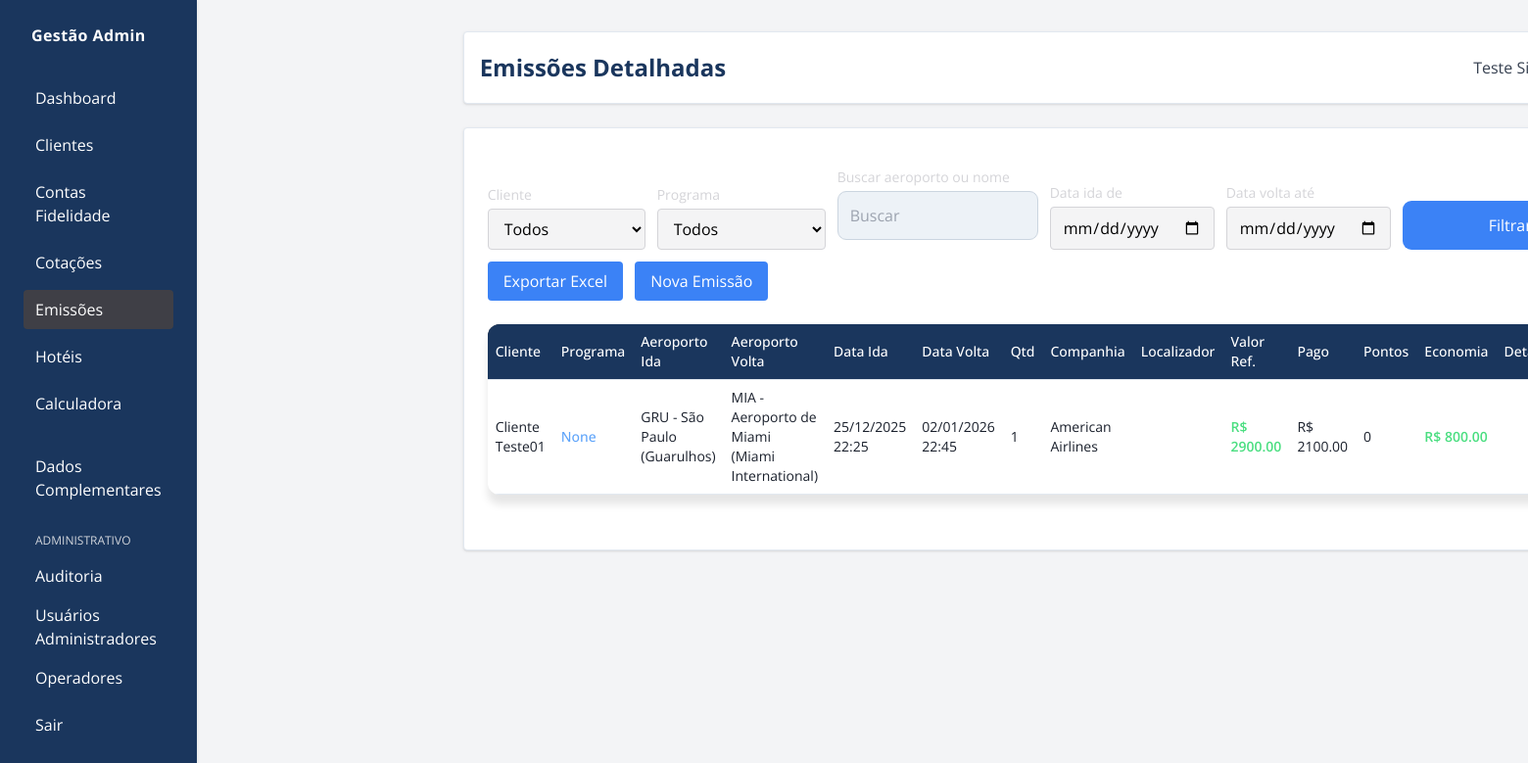
The app's page /adm/emissoes/ (signed in) with its own data.
### gestao/models/emissao_passagem.py (models this page shows, shortened)
class EmissaoPassagem(models.Model):
    cliente = models.ForeignKey(Cliente, on_delete=models.CASCADE)
    programa = models.ForeignKey(
        ProgramaFidelidade, on_delete=models.CASCADE, null=True, blank=True
    )
    companhia_aerea = models.ForeignKey(
        CompanhiaAerea,
        on_delete=models.SET_NULL,
        null=True,
        blank=True,
        related_name='emissoes'
    )
    aeroporto_partida = models.ForeignKey(
        Aeroporto,
        on_delete=models.CASCADE,
        related_name="partidas",
        null=True,
        blank=True,
    )
    aeroporto_destino = models.ForeignKey(
        Aeroporto,
        on_delete=models.CASCADE,
        related_name="destinos",
        null=True,
        blank=True,
    )
    data_ida = models.DateTimeField()
    data_volta = models.DateTimeField(null=True, blank=True)
    qtd_passageiros = models.PositiveIntegerField(default=0)
    qtd_adultos = models.PositiveIntegerField(default=0)
    qtd_criancas = models.PositiveIntegerField(default=0)
    qtd_bebes = models.PositiveIntegerField(default=0)
    localizador = models.CharField(max_length=100, blank=True)
    valor_referencia = models.DecimalField(max_digits=10, decimal_places=2)
    valor_pago = models.DecimalField(max_digits=10, decimal_places=2)
    pontos_utilizados = models.IntegerField(null=True, blank=True)
    valor_referencia_pontos = models.DecimalField(
        max_digits=10, decimal_places=2, null=True, blank=True
    )
    economia_obtida = models.DecimalField(
        max_digits=10, decimal_places=2, null=True, blank=True
    )
    detalhes = models.TextField(blank=True)

### gestao/models/cliente.py (models this page shows, shortened)
class Cliente(models.Model):
    usuario = models.OneToOneField(
        User, on_delete=models.CASCADE, related_name="cliente_gestao"
    )
    empresa = models.ForeignKey(
        "gestao.Empresa",
        on_delete=models.CASCADE,
        related_name="pessoas",
        null=True,
        blank=True,
    )
    telefone = models.CharField(max_length=20, blank=True)
    data_nascimento = models.DateField(null=True, blank=True)
    cpf = models.CharField(max_length=11, unique=True)
    PERFIS = (
        ("admin", "Administrador"),
        ("operador", "Operador"),
        ("cliente", "Cliente"),
    )
    perfil = models.CharField(max_length=10, choices=PERFIS, default="cliente")
    observacoes = models.TextField(blank=True)
    ativo = models.BooleanField(default=True)
    criado_por = models.ForeignKey(
        User, on_delete=models.CASCADE, related_name="usuarios_criados",
        null=True, blank=True
    )

### gestao/models/aeroporto.py (models this page shows)
class Aeroporto(models.Model):
    nome = models.CharField(max_length=200)
    sigla = models.CharField(max_length=10)
    cidade = models.CharField(max_length=200)
    estado = models.CharField(max_length=100)
    class Meta:
        ordering = ["sigla"]
    def __str__(self):
        return f"{self.sigla} - {self.nome}"

### gestao/models/companhia_aerea.py (models this page shows)
class CompanhiaAerea(models.Model):
    nome = models.CharField("Nome", max_length=100, unique=True)
    site_url = models.URLField("Link para consulta de reserva", blank=True, null=True)
    class Meta:
        verbose_name = "Companhia Aérea"
        verbose_name_plural = "Companhias Aéreas"
        ordering = ["nome"]
    def __str__(self):
        return self.nome

### gestao/views/emissoes.py (the view, shortened to what this page needs)
@login_required
def admin_emissoes(request):
    if permission_denied := require_admin_or_operator(request):
        return permission_denied
    programa_id = request.GET.get("programa")
    cliente_id = request.GET.get("cliente")
    q = request.GET.get("q")
    data_ini = request.GET.get("data_ini")
    data_fim = request.GET.get("data_fim")
    emissoes = EmissaoPassagem.objects.filter(
        cliente__perfil="cliente", cliente__ativo=True
    ).select_related(
        "cliente", "programa", "aeroporto_partida", "aeroporto_destino"
    )
    if programa_id:
        emissoes = emissoes.filter(programa_id=programa_id)
    if cliente_id:
        emissoes = emissoes.filter(cliente_id=cliente_id)
    if data_ini:
        emissoes = emissoes.filter(data_ida__gte=data_ini)
    if data_fim:
        emissoes = emissoes.filter(data_volta__lte=data_fim)
    programas = ProgramaFidelidade.objects.all()
    clientes = Cliente.objects.filter(perfil="cliente", ativo=True).select_related("usuario")
    return render(
        request,
        "admin_custom/emissoes.html",
        {
            "emissoes": emissoes,
            "programas": programas,
            "clientes": clientes,
            "params": request.GET,
        },
    )

### gestao/views/permissions.py (called while the page is built)
def require_admin_or_operator(request):
    if request.user.is_superuser:
        return render(request, "sem_permissao.html")
    perfil = getattr(getattr(request.user, "cliente_gestao", None), "perfil", "")
    if perfil not in ["admin", "operador"]:
        return render(request, "sem_permissao.html")
    return None

### gestao/templates/admin_custom/emissoes.html (shortened to what this page needs)
{% extends "admin_custom/base_admin.html" %}
{% block header_title %}Emissões Detalhadas{% endblock %}
{% block menu_emissoes %}bg-zinc-700 text-white{% endblock %}
{% block content %}
<form method="get" class="flex flex-wrap gap-3 items-end mb-6">
    <div>
        <label class="text-sm text-zinc-300 block mb-1">Cliente</label>
        <select name="cliente" class="bg-zinc-100 border border-zinc-300 rounded px-3 py-2">
            <option value="">Todos</option>
        </select>
    </div>
    <div>
        <label class="text-sm text-zinc-300 block mb-1">Programa</label>
        <select name="programa" class="bg-zinc-100 border border-zinc-300 rounded px-3 py-2">
            <option value="">Todos</option>
        </select>
    </div>
    <div>
        <label class="text-sm text-zinc-300 block mb-1">Buscar aeroporto ou nome</label>
        <input type="text" name="q" value="{{ params.q|default_if_none:'' }}" placeholder="Buscar" class="bg-zinc-100 border border-zinc-300 rounded px-3 py-2" />
    </div>
    <div>
        <label class="text-sm text-zinc-300 block mb-1">Data ida de</label>
        <input type="date" name="data_ini" value="{{ params.data_ini|default_if_none:'' }}" class="bg-zinc-100 border border-zinc-300 rounded px-3 py-2" />
    </div>
    <div>
        <label class="text-sm text-zinc-300 block mb-1">Data volta até</label>
        <input type="date" name="data_fim" value="{{ params.data_fim|default_if_none:'' }}" class="bg-zinc-100 border border-zinc-300 rounded px-3 py-2" />
    </div>
    <button class="bg-blue-500 hover:bg-blue-600 text-white px-4 py-2 flex-1 min-w-[120px] max-w-[220px] h-[50px]">Filtrar</button>
    <a href="?export=excel{% if params.q %}&q={{ params.q }}{% endif %}" class="bg-blue-500 hover:bg-blue-600 text-white px-4 py-2 rounded">Exportar Excel</a>
    <a href="{% url 'admin_nova_emissao' %}" class="bg-blue-500 hover:bg-blue-600 text-white px-4 py-2 rounded">Nova Emissão</a>
</form>
    <table class="min-w-full text-sm">
        <thead class="bg-zinc-700 text-zinc-200">
            <tr>
                <th class="p-2 text-left font-medium">Cliente</th>
                <th class="p-2 text-left font-medium">Programa</th>
                <th class="p-2 text-left font-medium">Aeroporto Ida</th>
                <th class="p-2 text-left font-medium">Aeroporto Volta</th>
                <th class="p-2 text-left font-medium">Data Ida</th>
                <th class="p-2 text-left font-medium">Data Volta</th>
                <th class="p-2 text-left font-medium">Qtd</th>
                <th class="p-2 text-left font-medium">Companhia</th>
                <th class="p-2 text-left font-medium">Localizador</th>
                <th class="p-2 text-left font-medium">Valor Ref.</th>
                <th class="p-2 text-left font-medium">Pago</th>
                <th class="p-2 text-left font-medium">Pontos</th>
                <th class="p-2 text-left font-medium">Economia</th>
                <th class="p-2 text-left font-medium">Detalhes</th>
            </tr>
        </thead>
        <tbody>
            {% for e in emissoes %}
            <tr class="border-b border-zinc-700">
                <td class="p-2">{{ e.cliente.usuario.get_full_name|default:e.cliente.usuario.username }}</td>
                <td class="p-2 text-blue-400 font-medium">{{ e.programa }}</td>
                <td class="p-2">{{ e.aeroporto_partida }}</td>
                <td class="p-2">{{ e.aeroporto_destino }}</td>
                <td class="p-2">{{ e.data_ida|date:"d/m/Y H:i" }}</td>
                <td class="p-2">{{ e.data_volta|date:"d/m/Y H:i" }}</td>
                <td class="p-2">{{ e.qtd_passageiros }}</td>
                <td class="p-2">{{ e.companhia_aerea }}</td>
                <td class="p-2">{{ e.localizador }}</td>
                <td class="p-2 text-green-400 font-semibold">R$ {{ e.valor_referencia|floatformat:2 }}</td>
                <td class="p-2">R$ {{ e.valor_pago|floatformat:2 }}</td>
                <td class="p-2">{{ e.pontos_utilizados }}</td>
                <td class="p-2 text-green-400 font-semibold">R$ {{ e.economia_obtida|floatformat:2 }}</td>
                <td class="p-2">{{ e.detalhes }}</td>
            </tr>
            {% empty %}
            <tr>
                <td colspan="15" class="text-center text-red-400 py-4">Nenhuma emissão encontrada.</td>
            </tr>
            {% endfor %}
        </tbody>
    </table>
{% endblock %}

### gestao/templates/admin_custom/base_admin.html (shortened to what this page needs)
{% load static %}
<!DOCTYPE html>
<html lang="pt-br">
<head>
    <script src="https://cdn.tailwindcss.com"></script>
    <link rel="stylesheet" href="{% static 'gestao/admin_custom.css' %}">
    <link rel="stylesheet" href="{% static 'gestao/css/painel.css' %}">
</head>
<body class="bg-gray-100 text-black flex" style="font-family: 'Open Sans', sans-serif;">
        <aside class="bg-[#1a365d] w-60 min-h-screen p-6 fixed shadow text-white transition-all duration-300 relative">
        <div class="font-bold tracking-wide mb-8 pl-2 sidebar-label">
            Gestão Admin
        </div>
        <nav class="flex flex-col space-y-2">
             {% if request.user.is_superuser %}
                <a class="block px-3 py-2 rounded hover:bg-[#2c5282] {% block menu_empresas %}{% endblock %}" href="{% url 'admin_empresas' %}">Empresas</a>
            {% else %}
                <a class="flex items-center px-3 py-2 rounded hover:bg-[#2c5282] {% block menu_dashboard %}{% endblock %}" href="{% url 'admin_dashboard' %}"><span class="sidebar-label">Dashboard</span></a>
                <a class="flex items-center px-3 py-2 rounded hover:bg-[#2c5282] {% block menu_clientes %}{% endblock %}" href="{% url 'admin_clientes' %}"><span class="sidebar-label">Clientes</span></a>
                <a class="flex items-center px-3 py-2 rounded hover:bg-[#2c5282] {% block menu_contas %}{% endblock %}" href="{% url 'admin_contas' %}"><span class="sidebar-label">Contas Fidelidade</span></a>
                <a class="flex items-center px-3 py-2 rounded hover:bg-[#2c5282] {% block menu_cotacoes_voo %}{% endblock %}" href="{% url 'admin_cotacoes_voo' %}"><span class="sidebar-label">Cotações</span></a>
                <a class="flex items-center px-3 py-2 rounded hover:bg-[#2c5282] {% block menu_emissoes %}{% endblock %}" href="{% url 'admin_emissoes' %}"><span class="sidebar-label">Emissões</span></a>
                <a class="flex items-center px-3 py-2 rounded hover:bg-[#2c5282] {% block menu_hoteis %}{% endblock %}" href="{% url 'admin_hoteis' %}"><span class="sidebar-label">Hotéis</span></a>
                <a class="flex items-center px-3 py-2 rounded hover:bg-[#2c5282] {% block menu_calculadora %}{% endblock %}" href="{% url 'admin_calculadora_cotacao' %}"><span class="sidebar-label">Calculadora</span></a>
                <details class="pt-4 group" {% block dados_complementares_open %}{% endblock %}>
                    <summary class="px-3 py-2 rounded cursor-pointer hover:bg-[#2c5282] focus:outline-none flex items-center"><span class="sidebar-label">Dados Complementares</span></summary>
                </details>
            {% endif %}
            <div class="pt-4">
                <p class="px-3 text-gray-300 uppercase text-xs mb-2 sidebar-label">Administrativo</p>
                {% if not request.user.is_superuser %}
                <a class="flex items-center px-3 py-2 rounded hover:bg-[#2c5282] {% block menu_auditoria %}{% endblock %}" href="{% url 'admin_auditoria' %}"><span class="sidebar-label">Auditoria</span></a>
                {% endif %}
                {% with perfil=request.user.cliente_gestao.perfil %}
                    {% if perfil == "admin" or request.user.is_superuser %}
                        <a class="flex items-center px-3 py-2 rounded hover:bg-[#2c5282]" href="{% url 'user_list' %}"><span class="sidebar-label">Usuários Administradores</span></a>
                        <a class="flex items-center px-3 py-2 rounded hover:bg-[#2c5282] {% block menu_operadores %}{% endblock %}" href="{% url 'operator_list' %}"><span class="sidebar-label">Operadores</span></a>
                    {% endif %}
                {% endwith %}
            </div>
             <a class="flex items-center px-3 py-2 rounded hover:bg-[#2c5282]" href="{% url 'logout' %}"><span class="sidebar-label">Sair</span></a>
        </nav>
    </aside>
     <main class="flex-1 ml-60 p-8 transition-all duration-300">
        <header class="bg-white rounded p-4 mb-6 flex justify-between items-center shadow">
                        <div class="flex items-center gap-2">
                <h1 class="text-2xl font-bold">{% block header_title %}Painel Administrativo{% endblock %}</h1>
            </div>
            <div class="flex items-center space-x-2">
                <span class="text-gray-700">{{ request.user.get_full_name|default:request.user.username }}</span>
            </div>
        </header>
        <section class="bg-white rounded shadow p-6">
            {% block content %}{% endblock %}
        </section>
    </main>
</body>
</html>

### gestao/static/admin_custom.css (style rules this page uses)
body { background-color: #f7fafc; color: #000000; font-family: 'Open Sans', sans-serif; }
main > header, main > section { background-color: #ffffff !important; border: 1px solid #e2e8f0 !important; }
table { width: 100%; border-collapse: collapse; background-color: #ffffff; }
th, td { padding: 10px; border-bottom: 1px solid #e2e8f0; }
th { background-color: #f7fafc; color: #000000; }
a { color: #3182ce; text-decoration: none; }
input, select, textarea { background-color: #ffffff; color: #000000; border: 1px solid #e2e8f0; border-radius: 0.375rem; padding: 0.5rem 0.75rem; }
button { background-color: #3182ce; color: #ffffff; border: none; padding: 0.5rem 1rem; border-radius: 0.375rem; font-weight: 500; cursor: pointer; }
aside { transition: transform 0.3s; }
main { transition: margin-left 0.3s; }
.sidebar-label { transition: opacity 0.3s; }

### gestao/static/gestao/css/painel.css (style rules this page uses)
body { background: #f7fafc; color: #1a202c; font-family: 'Open Sans', sans-serif; }
h1, h2, .valor, .section-title { color: #1a365d; }
table { width: 100%; border-collapse: collapse; background: #ffffff; border-radius: 12px; overflow: hidden; margin-bottom: 32px; box-shadow: 0 10px 8px rgba(0, 0, 0, 0.1); }
th, td { padding: 10px; text-align: left; }
th { background: #1a365d; color: #ffffff; }
tr { border-bottom: 1px solid #e2e8f0; }
tr:last-child { border-bottom: none; }
td { color: #1a202c; }
label { display: block; margin: 16px 0 6px; color: #2c5282; text-align: left; font-size: 0.95rem; }
input[type="text"], input[type="password"], select { width: 100%; padding: 12px; border: 1px solid #cbd5e0; border-radius: 9px; margin-bottom: 10px; background: #edf2f7; color: #1a202c; font-size: 1rem; }
input[type="submit"], button { width: 100%; background: #3182ce; color: #fff; border: none; border-radius: 9px; padding: 12px 0; font-size: 1.05rem; margin-top: 18px; cursor: pointer; font-weight: 600; transition: background .25s; }

### records on screen
EmissaoPassagem: cliente.usuario.get_full_name "Cliente Teste01", programa "None", aeroporto_partida "GRU - São Paulo (Guarulhos)", aeroporto_destino "MIA - Aeroporto de Miami (Miami International)", data_ida "25/12/2025 22:25", data_volta "02/01/2026 22:45", qtd_passageiros "1", companhia_aerea "American Airlines", valor_referencia "2900.00", valor_pago "2100.00", pontos_utilizados "0", economia_obtida "800.00"

### other values on screen
{{ request.user.get_full_name|default:request.user.username }} "Teste…"
